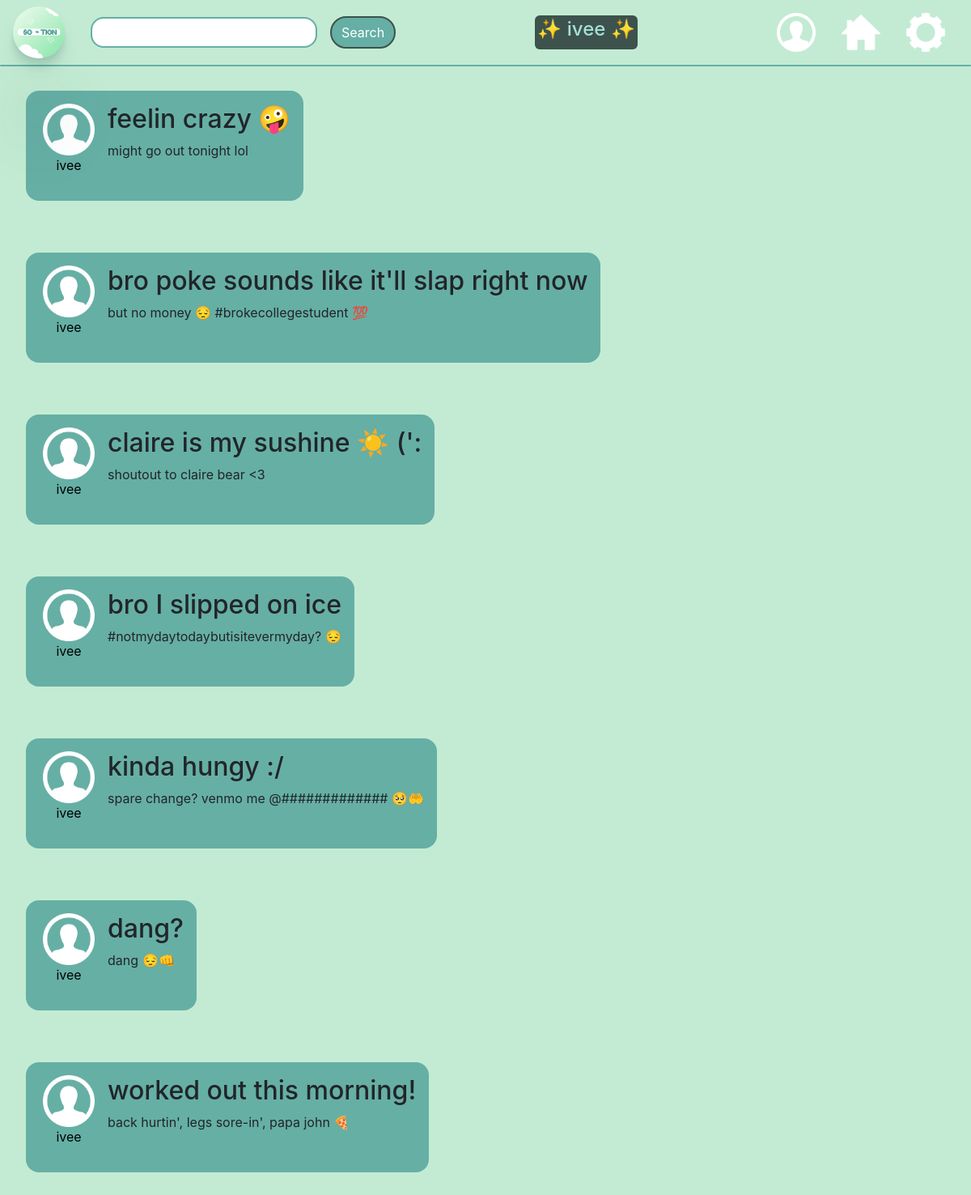
/homefeed (signed in), run on the app's committed database.
### app.py (models this page shows, shortened)
class User(UserMixin, db.Model):
    id = db.Column(db.Integer, primary_key=True)
    email = db.Column(db.String(75), unique=True)
    username = db.Column(db.String(30), unique=True)
    password_hash = db.Column(db.String())
    is_authenticated = db.Column(db.Boolean, default=False)
    pfp_placement = db.Column(db.String(), default="center")
    bio = db.Column(db.String(), default="BIO HERE")
    darkMode = db.Column(db.Boolean, default = True)

class Post(db.Model):
    id = db.Column(db.Integer, primary_key=True)
    user_id = db.Column(db.Integer, unique=False)
    post_title = db.Column(db.String(300), unique=False)
    post_content = db.Column(db.String(2800), unique=False)
    profile_pic = db.Column(db.Boolean, default=False)
    post_username = db.Column(db.String(30))

### app.py (the view, shortened to what this page needs)
@app.route('/homefeed', methods=['POST', "GET"])
@login_required
def homefeed():
    form1 = SearchForm()
    title="'s Homefeed"
    username = current_user.username
    postz = Post.query.all()
    tenposts = postz[-10:]
    return render_template("homefeed.html", title=(current_user.username + title), username=username, post1=reversed(tenposts), form1=form1 )

### forms.py
class SearchForm(FlaskForm):
    searchword = StringField("searchword",validators=[InputRequired(), Length(min=4,max=15)])

### app.py (called while the page is built)
@login_manager.user_loader
def user_loader(user_id):
    return User.query.filter_by(id=user_id).first()

### templates/homefeed.html (shortened to what this page needs)
{% extends "base.html" %}
{% block content %}
<link rel="stylesheet" href="styles/homefeed.css">
{% for post in post1 %}
<div class="post">
  <div class="content">
    <a href="{{url_for('searchprofile', username=post.post_username)}}">
      <div class="pic-and-username">
        <img class="profile-icon" src="../images/profile-icon.png" alt="Profile picture">
        <p style="text-align: center;" class="username">{{ post.post_username }}</p>
      </div>
    </a>
    <div class="content-and-comments">
      <h2> {{ post.post_title }}</h2>
      <p> {{ post.post_content }}</p>
    </div>
  </div>
</div>
{% endfor %}
{% endblock content %}

### templates/base.html (shortened to what this page needs)
<!doctype html>
<html lang="en">
<head>
    <link rel="stylesheet" href="https://stackpath.bootstrapcdn.com/bootstrap/4.3.1/css/bootstrap.min.css"
>
    <link rel="stylesheet" href="../styles/homefeed.css">
</head>
<body>
    <nav class="fixed-top">
        <div class="navbar fixed-top nav">
            <div id="logo-and-search">
                <a href="{{ url_for('homefeed') }}">
                    <img class="navbar-logo" src="../images/So-tion-logo-pic.png" alt="So-tion logo" />
                </a>
                <form action="/search" method="POST">
                    {{ form1.searchword(class_="form-control") }}
                    <button type="submit" class="search-button btn btn-primary">Search</button>
                </form>
            </div>
            <div id='username-block'>
                <h4 id="username-text">&#x2728; {{username}} &#x2728;</h4>
            </div>
            <div id="right-navbar-images">
                <a href="{{ url_for('profile') }}">
                    <img class="profile-icon-navbar" src="../images/profile-icon.png" alt="profile icon button" /></a>
                <a href="{{ url_for('homefeed') }}">
                    <img class="home-navbar" src="../images/home.jpg" href="{{ url_for('homefeed') }}"
                        alt="Home button" /></a>
                <a href="{{ url_for('settings') }}">
                    <img class="gear-navbar" src="../images/gear.png" alt="Gear button" /></a>
            </div>
        </div>
        <div class="navbar-divider nav"></div>
    </nav>
    {% block content %}
    {% endblock %}
</body>
</html>

### static/styles/homefeed.css (style rules this page uses)
body { background-color: #c3ebd3; }
.navbar-logo { width: 4em; height: 4em; border-radius: 3em; border-width: 3em; box-shadow: 0 2.8px 2.2px rgba(24, 80, 72, 0.034), 0 6.7px 5.3px rgba(36, 110, 101, 0.048), 0 120.5px 179px rgba(33, 83, 77, 0.06), 0 12.3px 7.9px rgba(38, 83, 77, 0.072), 0 14.8px 20.4px rgba(25, 90, 81, 0.086), 0 100px 80px rgba(42, 90, 84, 0.12); }
.home-navbar, .gear-navbar, .profile-icon-navbar { width: 3em; height: 3em; position:relative; display: flex; justify-content: right; }
#logo-and-search { display: flex; justify-content: left; column-gap: 2em; }
#right-navbar-images { display: flex; justify-content: right; column-gap: 2em; margin-right: 1em; align-items: center; }
.navbar { display: flex; justify-content: space-between; position: fixed; }
.navbar-divider { height: 2px; background-color: #66afa5; margin-top: 5em; margin-bottom: 1em; border-radius: 5em; }
.post { display:flex; flex-direction: row; column-gap: 1em; border-width: 3em; padding: 2em; border-radius: 2px; border-color:black; }
.post:first-of-type { margin-top: 5em; }
.profile-icon { height:4em; width:4em; }
.fixed-top { position:fixed; background-color: #c3ebd3; }
.pic-and-username { display:flex; flex-direction: column; margin-right: 1em; margin-left: 5px; }
.content { display:flex; flex-direction: row; background-color: #66afa5; border-radius: 1em; padding: 1em; }
#username-block { background-color: #3D524c; padding: 3px; border-radius: 6px; color:#a5e1d9; }
.search-button { background-color: #66afa5; border:solid; border-width: 2px; border-color: #3D524c; border-radius: 35px; color:white; }
form { display: flex; align-items: center; column-gap: 1em; }
.form-control { border-radius: 1em; padding-left: 1em; border-color: #66afa5; border-width: 2px; }
a { text-decoration: none; color: black; }
.username { text-align: center; }

### data on the page
User: username "ivee"
Post: post_username "ivee", post_title "feelin crazy 🤪", post_content "might go out tonight lol"
Post: post_username "ivee", post_title "bro poke sounds like it'll slap right now", post_content "but no money 😔 #brokecollegestudent 💯"
Post: post_username "ivee", post_title "claire is my sushine ☀️ (':", post_content "shoutout to claire bear <3"
Post: post_username "ivee", post_title "bro I slipped on ice", post_content "#notmydaytodaybutisitevermyday? 😔"
Post: post_username "ivee", post_title "kinda hungy :/", post_content "spare change? venmo me @############# 🥺🤲"
Post: post_username "ivee", post_title "dang?", post_content "dang 😔👊"
Post: post_username "ivee", post_title "worked out this morning!", post_content "back hurtin', legs sore-in', papa john 🍕"
